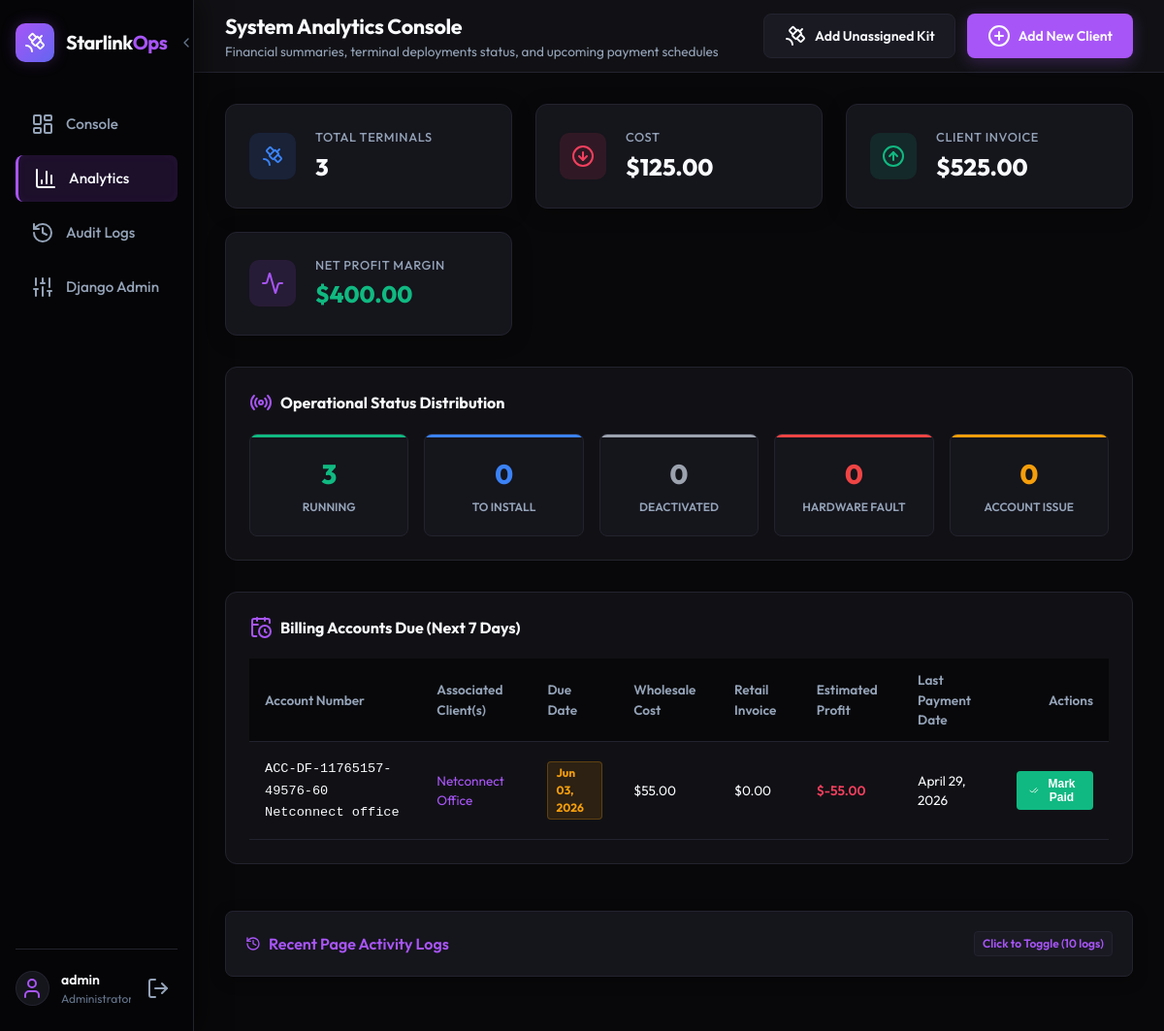
Screenshot of /stats/ (signed in) with the database file from the repository.
### tracker/models.py (models this page shows, shortened)
class StarlinkAccount(models.Model):
    account_number = models.CharField(max_length=100, unique=True)
    last_payment_date = models.DateField(blank=True, null=True)
    account_due_by = models.DateField(blank=True, null=True)
    cost_to_us = models.DecimalField(max_digits=10, decimal_places=2, default=0.00)
    client_invoice = models.DecimalField(max_digits=10, decimal_places=2, default=0.00)
    class Meta:
        ordering = ['account_number']

class Client(models.Model):
    COMPANY_CHOICES = [
        ('Comnet', 'Comnet'),
        ('Farbell', 'Farbell'),
        ('Afrinet', 'Afrinet'),
    ]
    name = models.CharField(max_length=255)
    company = models.CharField(max_length=50, choices=COMPANY_CHOICES, default='Comnet')
    address = models.TextField(blank=True, null=True)
    email = models.EmailField(blank=True, null=True)
    phone = models.CharField(max_length=50, blank=True, null=True)
    notes = models.TextField(blank=True, null=True)
    created_at = models.DateTimeField(auto_now_add=True)
    updated_at = models.DateTimeField(auto_now=True)
    class Meta:
        ordering = ['name']

### tracker/views.py (the view)
# urls.py: path('stats/', views.stats_dashboard, name='stats_dashboard'),
@login_required
def stats_dashboard(request):
    total_starlinks = StarlinkDevice.objects.count()
    status_counts = {}
    for choice in StarlinkDevice.STATUS_CHOICES:
        status_key = choice[0]
        norm_key = status_key.replace(' ', '_')
        status_counts[norm_key] = StarlinkDevice.objects.filter(status=status_key).count()
    total_cost = 0.00
    total_income = 0.00
    accounts = StarlinkAccount.objects.all()
    for acc in accounts:
        total_cost += float(acc.cost_to_us)
        total_income += float(acc.client_invoice)
    total_profit = total_income - total_cost
    today = datetime.date.today()
    seven_days_later = today + datetime.timedelta(days=7)
    upcoming_due_accounts = StarlinkAccount.objects.filter(
        account_due_by__lte=seven_days_later
    ).order_by('account_due_by')
    for acc in upcoming_due_accounts:
        acc.margin = acc.client_invoice - acc.cost_to_us
        acc.associated_clients = Client.objects.filter(starlinks__account=acc).distinct()
    context = {
        'total_starlinks': total_starlinks,
        'status_counts': status_counts,
        'total_cost': total_cost,
        'total_income': total_income,
        'total_profit': total_profit,
        'upcoming_due_accounts': upcoming_due_accounts,
    }
    return render(request, 'tracker/stats_dashboard.html', context)

### tracker/templates/tracker/stats_dashboard.html (shortened to what this page needs)
{% extends 'tracker/base.html' %}
{% load static %}
{% block header_title %}System Analytics Console{% endblock %}
{% block header_subtitle %}Financial summaries, terminal deployments status, and upcoming payment schedules{% endblock %}
{% block content %}
<div class="stats-summary-grid">
    <div class="stat-metric-card">
        <div class="stat-icon-wrapper icon-terminals">
            <i data-lucide="satellite"></i>
        </div>
        <div class="stat-data">
            <span class="stat-label">Total Terminals</span>
            <span class="stat-value">{{ total_starlinks }}</span>
        </div>
    </div>
    <div class="stat-metric-card">
        <div class="stat-icon-wrapper icon-cost">
            <i data-lucide="arrow-down-circle"></i>
        </div>
        <div class="stat-data">
            <span class="stat-label">Cost</span>
            <span class="stat-value">${{ total_cost|floatformat:2 }}</span>
        </div>
    </div>
    <div class="stat-metric-card">
        <div class="stat-icon-wrapper icon-income">
            <i data-lucide="arrow-up-circle"></i>
        </div>
        <div class="stat-data">
            <span class="stat-label">Client Invoice</span>
            <span class="stat-value">${{ total_income|floatformat:2 }}</span>
        </div>
    </div>
    <div class="stat-metric-card">
        <div class="stat-icon-wrapper icon-profit">
            <i data-lucide="activity"></i>
        </div>
        <div class="stat-data">
            <span class="stat-label">Net Profit Margin</span>
            <span class="stat-value" style="color: {% if total_profit >= 0 %}var(--color-success){% else %}var(--color-danger){% endif %};">
                ${{ total_profit|floatformat:2 }}
            </span>
        </div>
    </div>
</div>
<div class="status-distribution-panel">
    <div class="status-panel-header">
        <i data-lucide="radio" style="color:var(--color-primary);"></i>
        <h3 style="font-size: 1rem; font-weight: 700;">Operational Status Distribution</h3>
    </div>
    <div class="status-cards-deck">
        <div class="status-counter-card status-card-running">
            <div class="status-card-count">{{ status_counts.Running|default:0 }}</div>
            <div class="status-card-label">Running</div>
        </div>
        <div class="status-counter-card status-card-to-install">
            <div class="status-card-count">{{ status_counts.To_install|default:0 }}</div>
            <div class="status-card-label">To install</div>
        </div>
        <div class="status-counter-card status-card-deactivated">
            <div class="status-card-count">{{ status_counts.Deactivated|default:0 }}</div>
            <div class="status-card-label">Deactivated</div>
        </div>
        <div class="status-counter-card status-card-hardware-fault">
            <div class="status-card-count">{{ status_counts.Hardware_fault|default:0 }}</div>
            <div class="status-card-label">Hardware fault</div>
        </div>
        <div class="status-counter-card status-card-account-issue">
            <div class="status-card-count">{{ status_counts.Account_issue|default:0 }}</div>
            <div class="status-card-label">Account issue</div>
        </div>
    </div>
</div>
<div class="schedule-panel">
    <div class="status-panel-header">
        <i data-lucide="calendar-clock" style="color:var(--color-primary);"></i>
        <h3 style="font-size: 1rem; font-weight: 700;">Billing Accounts Due (Next 7 Days)</h3>
    </div>
    <div class="table-container">
        {% if upcoming_due_accounts %}
        <table class="stats-table">
            <thead>
                <tr>
                    <th>Account Number</th>
                    <th>Associated Client(s)</th>
                    <th>Due Date</th>
                    <th>Wholesale Cost</th>
                    <th>Retail Invoice</th>
                    <th>Estimated Profit</th>
                    <th>Last Payment Date</th>
                    <th style="text-align: right;">Actions</th>
                </tr>
            </thead>
            <tbody>
                {% for acc in upcoming_due_accounts %}
                <tr>
                    <td><code>{{ acc.account_number }}</code></td>
                    <td>
                        {% if acc.associated_clients %}
                            {% for c in acc.associated_clients %}
                                <a href="{% url 'client_detail' c.id %}" style="color:var(--color-primary); text-decoration:none; border-bottom:1px dashed transparent;" onmouseover="this.style.borderColor='var(--color-primary)'" onmouseout="this.style.borderColor='transparent'">{{ c.name }}</a>{% if not forloop.last %}, {% endif %}
                            {% endfor %}
                        {% else %}
                            <span style="color:var(--color-text-muted);">No Active Client</span>
                        {% endif %}
                    </td>
                    <td>
                        <span class="status-badge status-account-issue" style="font-size:0.75rem; padding: 0.15rem 0.5rem;">
                            {{ acc.account_due_by|date:"M d, Y" }}
                        </span>
                    </td>
                    <td>${{ acc.cost_to_us }}</td>
                    <td>${{ acc.client_invoice }}</td>
                    <td style="color: {% if acc.margin >= 0 %}var(--color-success){% else %}var(--color-danger){% endif %}; font-weight:600;">
                        ${{ acc.margin }}
                    </td>
                    <td>{{ acc.last_payment_date|default:"None" }}</td>
                    <td style="text-align: right;">
                        <form action="{% url 'mark_account_paid' acc.id %}" method="post" style="display:inline-block;">
                            <button type="submit" class="btn-table-action">
                                <i data-lucide="check-check" style="width:14px; height:14px; display:inline-block; vertical-align:middle;"></i>
                                <span style="display:inline-block; vertical-align:middle;">Mark Paid</span>
                            </button>
                        </form>
                    </td>
                </tr>
                {% endfor %}
            </tbody>
        </table>
        {% else %}
        <div class="empty-billing-schedule">
            <i data-lucide="shield-check"></i>
            <h3>No Accounts Due</h3>
            <p>Excellent! All accounts have current payments, and no billing cycles end in the next 7 days.</p>
        </div>
        {% endif %}
    </div>
</div>
{% endblock %}

### tracker/templates/tracker/base.html (shortened to what this page needs)
{% load static %}
<!DOCTYPE html>
<html lang="en">
<head>
    <link rel="stylesheet" href="https://unpkg.com/leaflet@1.9.4/dist/leaflet.css"/>
    <link rel="stylesheet" href="{% static 'tracker/css/styles.css' %}?v=6.1.2">
</head>
<body>
    <div class="app-container">
        <aside class="sidebar" id="app-sidebar">
            <div class="sidebar-header" style="display:flex; justify-content:space-between; align-items:center; width:100%; gap:0.5rem;">
                <div class="logo-container">
                    <div class="logo-icon">
                        <i data-lucide="satellite"></i>
                    </div>
                    <span class="logo-text">Starlink<span class="accent-text">Ops</span></span>
                </div>
                <button type="button" id="sidebar-collapse-btn" class="btn-sidebar-toggle" style="background:none; border:none; color:var(--color-text-muted); cursor:pointer; padding:0.25rem; display:flex; align-items:center; justify-content:center; border-radius:4px; transition:var(--transition-fast);" title="Toggle Sidebar">
                    <i data-lucide="chevron-left" id="sidebar-toggle-icon" style="width:16px; height:16px;"></i>
                </button>
            </div>
            <nav class="sidebar-nav">
                {% if user.is_authenticated %}
                <a href="{% url 'dashboard' %}" class="nav-item {% if request.resolver_match.url_name == 'dashboard' or request.resolver_match.url_name == 'client_detail' %}active{% endif %}">
                    <i data-lucide="layout-dashboard"></i>
                    <span>Console</span>
                </a>
                <a href="{% url 'stats_dashboard' %}" class="nav-item {% if request.resolver_match.url_name == 'stats_dashboard' %}active{% endif %}">
                    <i data-lucide="bar-chart-3"></i>
                    <span>Analytics</span>
                </a>
                <a href="{% url 'audit_logs_page' %}" class="nav-item {% if request.resolver_match.url_name == 'audit_logs_page' %}active{% endif %}">
                    <i data-lucide="history"></i>
                    <span>Audit Logs</span>
                </a>
                <a href="/admin/" target="_blank" class="nav-item">
                    <i data-lucide="sliders"></i>
                    <span>Django Admin</span>
                </a>
                <div class="sidebar-footer">
                    <div class="user-profile">
                        <div class="avatar">
                            <i data-lucide="user"></i>
                        </div>
                        <div class="user-info">
                            <p class="username">{{ user.username }}</p>
                            <p class="role">Administrator</p>
                        </div>
                    </div>
                    <form action="{% url 'logout' %}" method="post" class="logout-form">
                        <button type="submit" class="btn-logout" title="Log Out">
                            <i data-lucide="log-out"></i>
                        </button>
                    </form>
                </div>
                {% else %}
                <a href="{% url 'login' %}" class="nav-item active">
                    <i data-lucide="log-in"></i>
                    <span>Log In</span>
                </a>
                {% endif %}
            </nav>
        </aside>
        <main class="main-content">
            <header class="topbar">
                <div class="header-title-container">
                    <h1>{% block header_title %}Starlink Control Console{% endblock %}</h1>
                    <p class="subtitle">{% block header_subtitle %}Overview and operations tracker{% endblock %}</p>
                </div>
                {% if user.is_authenticated %}
                <div class="topbar-actions">
                    <button class="btn btn-secondary" onclick="openAddStarlinkModal('unassigned', 'Unassigned Hardware')">
                        <i data-lucide="satellite"></i>
                        <span>Add Unassigned Kit</span>
                    </button>
                    <button class="btn btn-primary" onclick="openModal('addClientModal')">
                        <i data-lucide="plus-circle"></i>
                        <span>Add New Client</span>
                    </button>
                </div>
                {% endif %}
            </header>
            <div class="content-body">
                {% block content %}{% endblock %}
                {% if user.is_authenticated %}
                <div class="page-activity-log-drawer" style="margin-top: 3rem; margin-bottom: 1.5rem;">
                    <details style="background-color: var(--color-bg-card); border: 1px solid var(--color-border); border-radius: 8px; padding: 1.25rem; box-shadow: 0 4px 15px rgba(0,0,0,0.3); transition: border-color var(--transition-fast);">
                        <summary style="cursor: pointer; font-weight: 600; color: var(--color-primary); display: flex; align-items: center; justify-content: space-between; outline: none; list-style: none;">
                            <span style="display: flex; align-items: center; gap: 0.5rem;">
                                <i data-lucide="history" style="width: 16px; height: 16px;"></i>
                                <span>Recent Page Activity Logs</span>
                            </span>
                            <span style="font-size: 0.75rem; border: 1px solid var(--color-border); padding: 0.2rem 0.5rem; border-radius: 4px; background: var(--color-bg-input);">
                                Click to Toggle ({{ page_audit_logs|length }} logs)
                            </span>
                        </summary>
                    </details>
                </div>
                {% endif %}
            </div>
        </main>
    </div>
</body>
</html>

### rows the page displays
StarlinkAccount: account_number "ACC-DF-11765157-49576-60 Netconnect office", account_due_by "Jun 03, 2026", cost_to_us "55.00", client_invoice "0.00", margin "-55.00", last_payment_date "April 29, 2026"
Client: name "Netconnect Office"

### other values shown
{{ user.username }} "admin"
{{ total_starlinks }} "3"
{{ total_cost|floatformat:2 }} "125.00"
{{ total_income|floatformat:2 }} "525.00"
{{ total_profit|floatformat:2 }} "400.00"
{{ status_counts.Running|default:0 }} "3"
{{ status_counts.To_install|default:0 }} "0"
{{ status_counts.Deactivated|default:0 }} "0"
{{ status_counts.Hardware_fault|default:0 }} "0"
{{ status_counts.Account_issue|default:0 }} "0"
{{ page_audit_logs|length }} "10"
